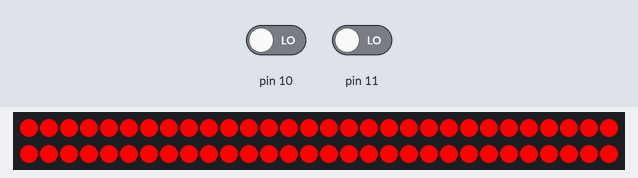
Recording of a sketch running on a simulated Arduino Uno, built with avr-gcc and run on an emulated ATmega328P. Parts: 60 RGB LEDs in strip order, left to right, continuing on the next row. The inputs (shaded band) are chosen by the test bench; at power-on: pin 10 LOW, pin 11 LOW. Dim RGB values are drawn brighter than linear; random numbers use the default seed unless the sketch sets one.

Above: at 1.2 s.
1.3 s: pin 10 driven HIGH
3.7 s: pin 11 driven HIGH
At 3.88 s:
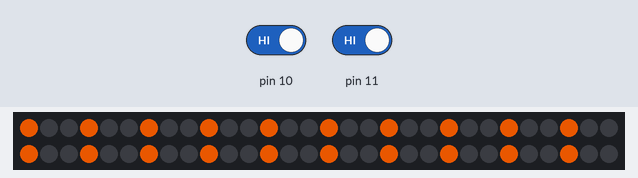
6.4 s: pin 11 driven LOW
At 6.75 s:
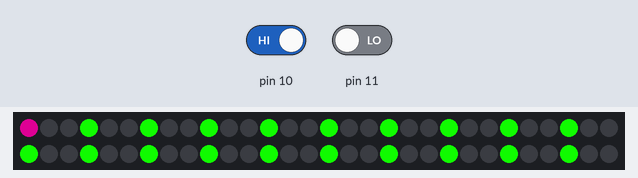
9.0 s: pin 11 driven HIGH
At 9.74 s:
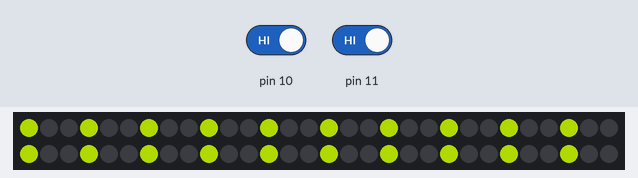
12.0 s: pin 11 driven LOW
At 12.3 s:
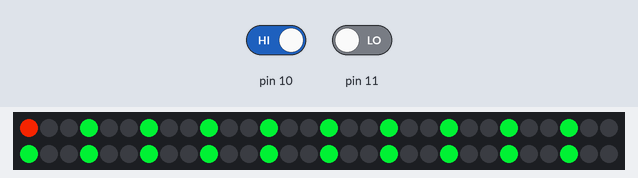
15.0 s: pin 11 driven HIGH
At 15.82 s:
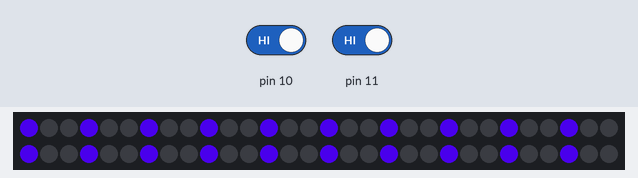
Timing chart, 0 to 18.0 s (numbered marks = the images above; inputs shaded):
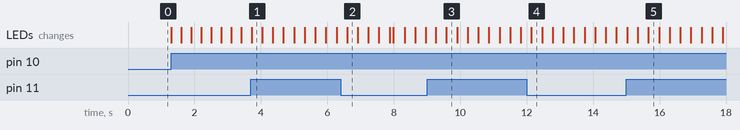

The sketch:

led_classes.ino
```cpp
#include <Adafruit_NeoPixel.h>

enum pattern { NONE, PATTERN_1, PATTERN_2 };
enum direction { FORWARD, REVERSE };

//Define neopattern class

class NeoPatterns : public Adafruit_NeoPixel{
  public:

  pattern ActivePattern;  // which pattern is running
  direction Direction;    //  direction to run the pattern

  unsigned long Interval; // milliseconds between updates
  unsigned long lastUpdate;    // last update of position

  uint32_t Colour1, Colour2;  // What colours are in use?
  uint16_t TotalSteps;        // total number of steps in the pattern
  uint16_t Index;    // current step within the pattern

  void (*OnComplete)();    // callback on completion of the pattern

  // Constructor

  NeoPatterns(uint16_t pixels, uint8_t pin, uint8_t type, void (*callback)())
  :Adafruit_NeoPixel(pixels, pin, type){
    OnComplete = callback;
  }

  //Update the pattern
  void Update(){
    if((millis() - lastUpdate) > Interval){
      lastUpdate = millis();
      switch(ActivePattern){
        case PATTERN_1:
          Pattern_1Update();
          break;
        case PATTERN_2:
          Pattern_2Update();
          break;
        default:
          break;
      }
    }
  }

  //Increment the index and reset at the end
  void Increment(){
    if (Direction == FORWARD){
      Index++;
      if (Index >= TotalSteps){
        Index = 0;
        if (OnComplete != NULL){
          OnComplete();  // call the completion callback, pattern has ended
        }
      }
    }
    else {
      --Index;
      if (Index <= 0){
        Index = TotalSteps-1;
        if (OnComplete != NULL){
          OnComplete();
        }
      }
    }
  }

  //Reverse pattern direction
  void Reverse(){
    if (Direction == FORWARD){
      Direction = REVERSE;
      Index = TotalSteps-1;
    }
    else{
      Direction = FORWARD;
      Index = 0;
    }
  }

  // Set all pixels to solid colour
  void ColourSet(uint32_t colour){
    for(int i = 0; i < numPixels(); i++){
      setPixelColor(i, colour);
    }
    show();
  }

  // Pattern 1
  // Initialise pattern
  void Pattern_1(uint32_t colour1, uint32_t colour2, uint8_t interval, direction dir = FORWARD){
    ActivePattern = PATTERN_1;
    Interval = interval;
    TotalSteps = numPixels();
    Colour1 = colour1;
    Colour2 = colour2;
    Index = 0;
    Direction = dir;
  }

  // Update pattern
  void Pattern_1Update(){
    for(int i=0; i< numPixels(); i++){
      if ((i + Index) % 3 == 0){
        setPixelColor(i, Colour1);
      }
      else{
        setPixelColor(i, Colour2);
      }
    }
    show();
    Increment();
  }

  // Pattern 2
  // Initialise pattern
  void Pattern_2(uint32_t colour, uint8_t interval, direction dir = FORWARD){
    ActivePattern = PATTERN_2;
    Interval = interval;
    TotalSteps = numPixels();
    Colour1 = colour;
    Index = 0;
    Direction = dir;
  }

  // Update pattern
  void Pattern_2Update(){
    setPixelColor(Index, Colour1);
    show();
    Increment();
  }

  uint32_t Wheel(byte WheelPos)
    {
        WheelPos = 255 - WheelPos;
        if(WheelPos < 85)
        {
            return Color(255 - WheelPos * 3, 0, WheelPos * 3);
        }
        else if(WheelPos < 170)
        {
            WheelPos -= 85;
            return Color(0, WheelPos * 3, 255 - WheelPos * 3);
        }
        else
        {
            WheelPos -= 170;
            return Color(WheelPos * 3, 255 - WheelPos * 3, 0);
        }
    }
};

void StickComplete();

NeoPatterns Stick1(60, 4, NEO_GRB + NEO_KHZ800, &StickComplete);

void setup(){
  Serial.begin(115200);

  pinMode(10, INPUT);
  pinMode(11, INPUT);

  Stick1.begin();

  Stick1.ColourSet(Stick1.Color(255,0,0));
}

void loop(){
  Stick1.Update();

  if (digitalRead(11) == HIGH){
    Stick1.ActivePattern = PATTERN_1;
    Stick1.Interval = 20;
  }

    else if (digitalRead(10) == HIGH){
    Stick1.ActivePattern = PATTERN_2;
  }
}


void StickComplete(){
  Stick1.Colour1 = Stick1.Wheel(random(255));
}


//class Flamethrower
```
